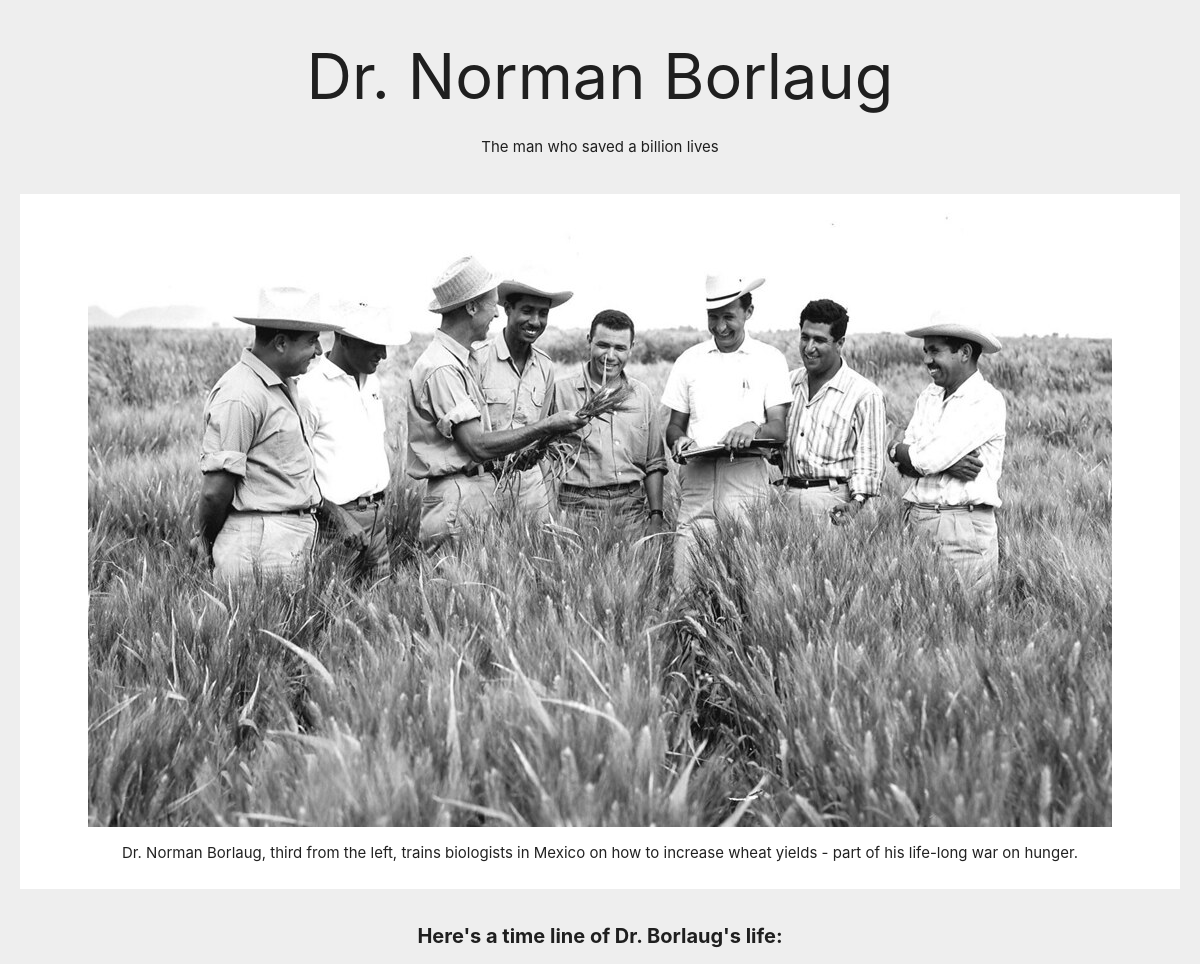
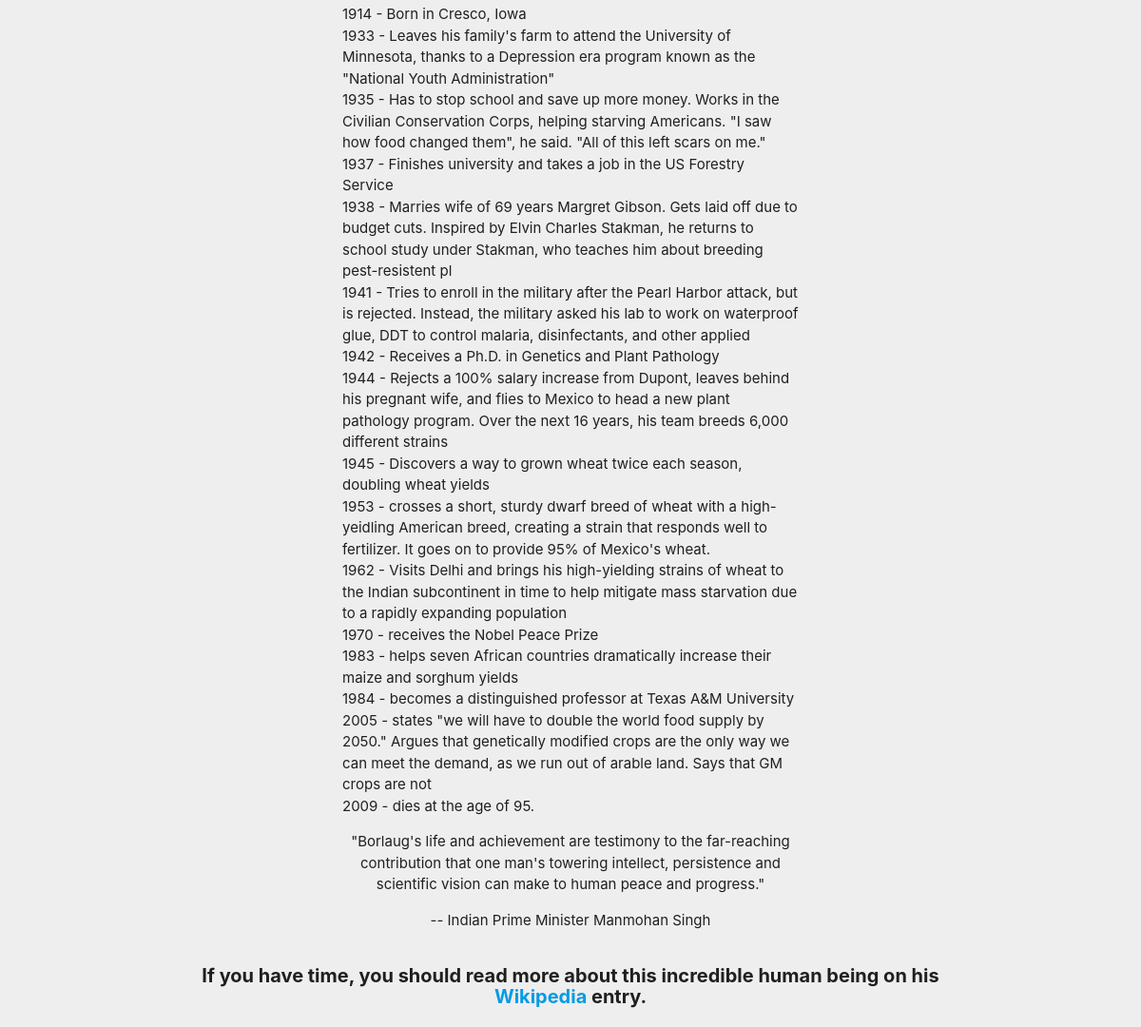
The page /mittapp/ on the database its author committed (2 pictures, top to bottom).
### mittapp/models.py (models this page shows, shortened)
class Achievements(models.Model):
    date = models.IntegerField()
    description = models.CharField(max_length=200)

### mittapp/views.py (the view)
# urls.py: path('', views.index, name="index")
def index(request):
    a = Achievements.objects.all()
    return render(request, 'detail.html', {'achievements': a})

### mittapp/templates/detail.html (shortened to what this page needs)
{% load static %}
<!DOCTYPE html>
<html>
  <head>
    <link rel="stylesheet" href="https://cdnjs.cloudflare.com/ajax/libs/materialize/1.0.0/css/materialize.min.css">
    <link rel="stylesheet" href="{% static 'css/styles.css' %}"/>
  </head>
  <body>
    <div class="row">
      <div class="container">
        <header>
          <h1> Dr. Norman Borlaug </h1>
          <p>The man who saved a billion lives</p>
        </header>
      </div>
    </div>
      <div class="background_white">
        <img
            src="{% static 'img/men.jpg' %}"
            class="responsive-img center-align"
            alt=""
          />
        <p> Dr. Norman Borlaug, third from the left, trains biologists in Mexico on how to increase wheat yields - part of his life-long war on hunger. </p>
    </div>
    <div class="container small">
    <h2> Here's a time line of Dr. Borlaug's life: </h2>
    <ul>
      {% for achievement in achievements %}
          <li> {{ achievement.date }} - {{ achievement.description }}  </li>
      {% endfor %}
      </ul>
      <p>
        "Borlaug's life and achievement are testimony to the far-reaching contribution that one man's towering intellect, persistence and scientific vision can make to human peace and progress."
      </p>
      <p> -- Indian Prime Minister Manmohan Singh </p>
    </div>
    <div class="container medium">
      <h2> If you have time, you should read more about this incredible human being on his <a href="https://en.wikipedia.org/wiki/Norman_Borlaug">Wikipedia</a> entry.</h2>
    </div>
  </body>
</html>

### mittapp/static/css/styles.css (style rules this page uses)
body { background-color: #EEEEEE; }
.background_white { background-color:white; padding: 10px; margin: 0 20px; }
img { display: block; margin-left: auto; margin-right: auto; }
.small { width:40vw; }
.medium { width: 70vw; }
h1, h2, p { text-align: center }
h2 { font-size: 20px; font-weight: bold; }

### rows shown on the page
Achievements: date "1914", description "Born in Cresco, Iowa"
Achievements: date "1933", description "Leaves his family's farm to attend the University of Minnesota, thanks to a Depression era program known as the \"National Youth Administration\""
Achievements: date "1935", description "Has to stop school and save up more money. Works in the Civilian Conservation Corps, helping starving Americans. \"I saw how food changed them\", he said. \"All of this left scars on me.\""
Achievements: date "1937", description "Finishes university and takes a job in the US Forestry Service"
Achievements: date "1938", description "Marries wife of 69 years Margret Gibson. Gets laid off due to budget cuts. Inspired by Elvin Charles Stakman, he returns to school study under Stakman, who teaches him about breeding pest-resistent pl"
Achievements: date "1941", description "Tries to enroll in the military after the Pearl Harbor attack, but is rejected. Instead, the military asked his lab to work on waterproof glue, DDT to control malaria, disinfectants, and other applied"
Achievements: date "1942", description "Receives a Ph.D. in Genetics and Plant Pathology"
Achievements: date "1944", description "Rejects a 100% salary increase from Dupont, leaves behind his pregnant wife, and flies to Mexico to head a new plant pathology program. Over the next 16 years, his team breeds 6,000 different strains"
Achievements: date "1945", description "Discovers a way to grown wheat twice each season, doubling wheat yields"
Achievements: date "1953", description "crosses a short, sturdy dwarf breed of wheat with a high-yeidling American breed, creating a strain that responds well to fertilizer. It goes on to provide 95% of Mexico's wheat."
Achievements: date "1962", description "Visits Delhi and brings his high-yielding strains of wheat to the Indian subcontinent in time to help mitigate mass starvation due to a rapidly expanding population"
Achievements: date "1970", description "receives the Nobel Peace Prize"
Achievements: date "1983", description "helps seven African countries dramatically increase their maize and sorghum yields"
Achievements: date "1984", description "becomes a distinguished professor at Texas A&M University"
Achievements: date "2005", description "states \"we will have to double the world food supply by 2050.\" Argues that genetically modified crops are the only way we can meet the demand, as we run out of arable land. Says that GM crops are not"
Achievements: date "2009", description "dies at the age of 95."
